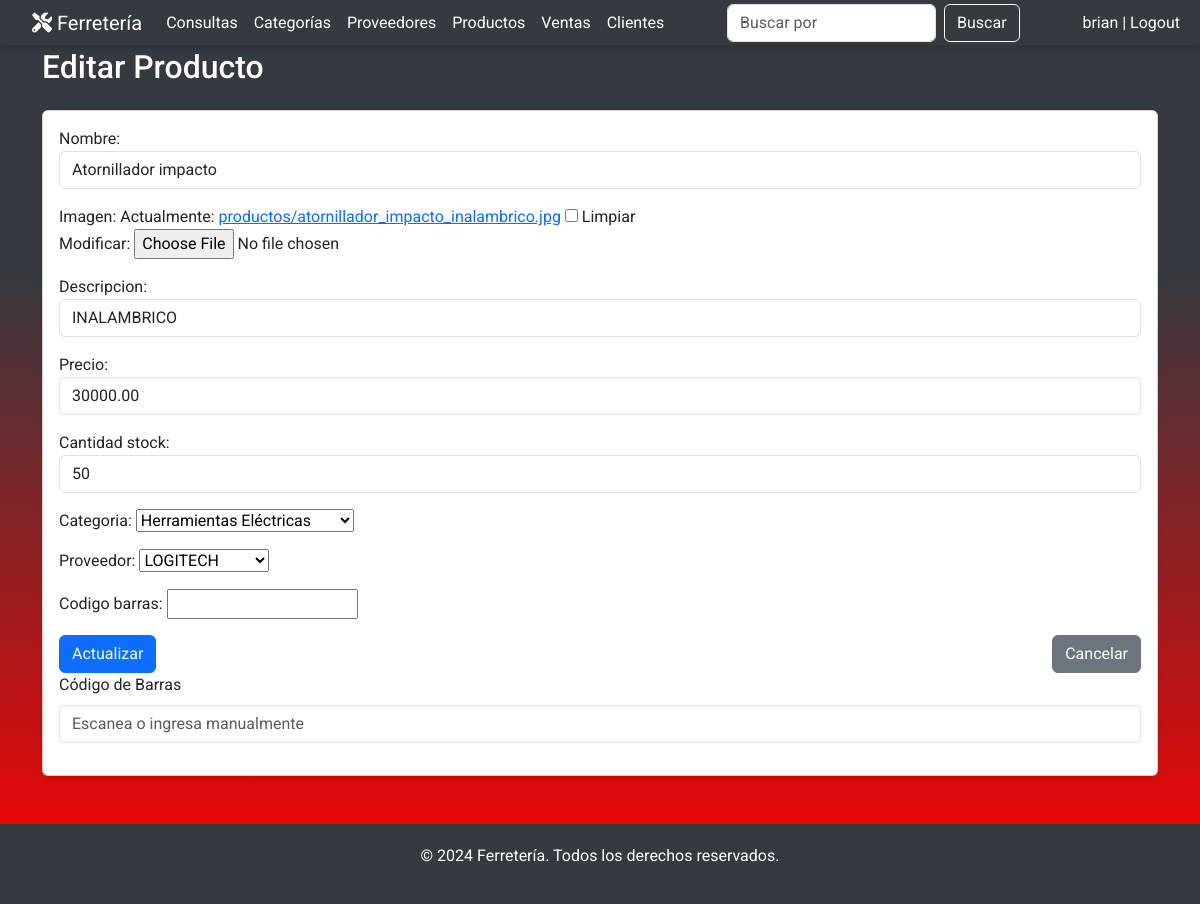
The app's page /productos/editar/80/ (signed in), older data.
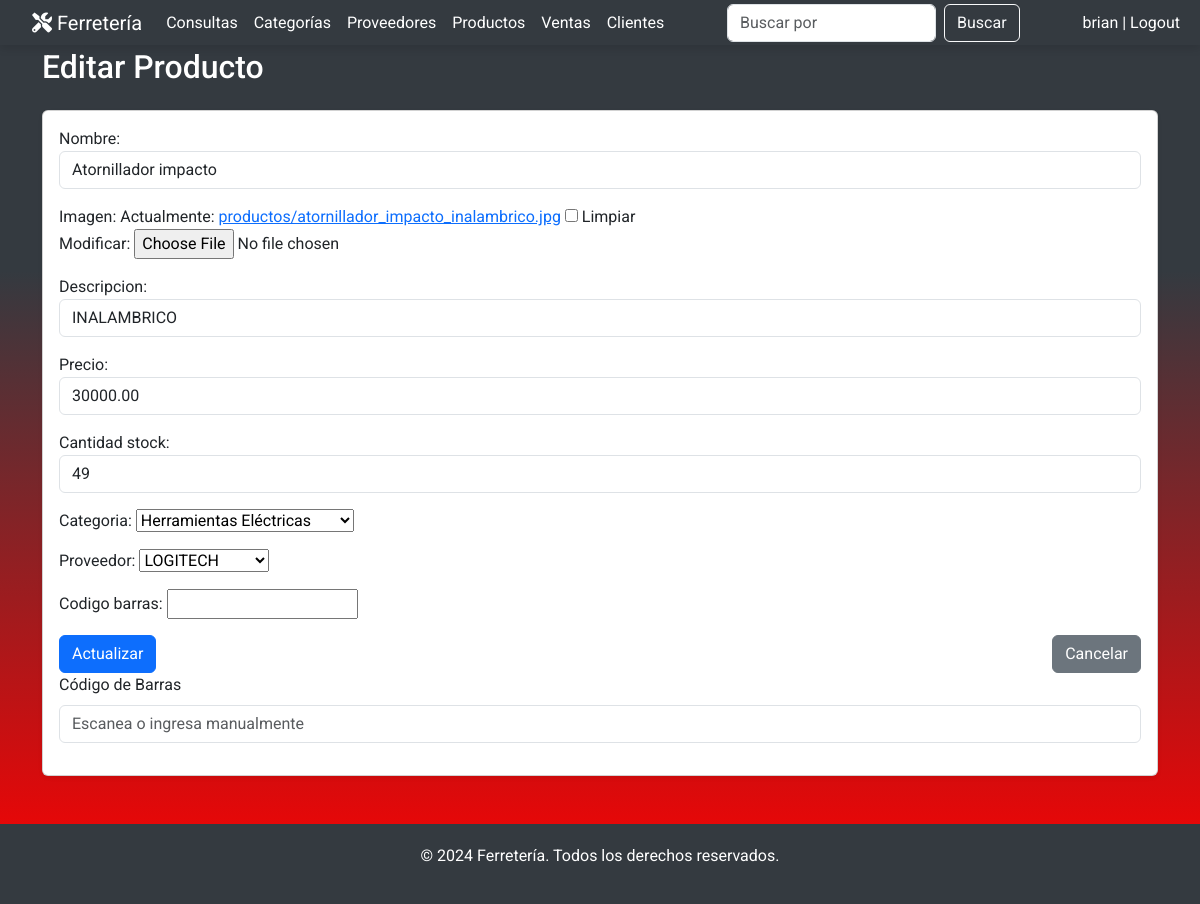
The same page, newer data.
### miAplicacion/models.py (models this page shows, shortened)
class Producto(models.Model):
    nombre = models.CharField(max_length=100)
    descripcion = models.TextField()
    precio = models.DecimalField(max_digits=10, decimal_places=2, default=0.000)
    cantidad_stock = models.PositiveIntegerField()
    categoria = models.ForeignKey('Categoria', on_delete=models.SET_NULL, null=True)
    fecha_creacion = models.DateField(auto_now_add=True)
    fecha_actualizacion = models.DateTimeField(auto_now=True)
    proveedor = models.ForeignKey('Proveedor', on_delete=models.SET_NULL, null=True, blank=True)
    imagen = models.ImageField(upload_to='productos/', default='productos/default.png', blank=True, null=True)
    codigo_barras = models.CharField(max_length=50, null=True, blank=True)
    imagen_codigo_barras = models.ImageField(upload_to='codigos_barras/', blank=True, null=True)

class Categoria(models.Model):
    nombre = models.CharField(max_length=50, unique=True)
    descripcion = models.TextField(blank=True, null=True)
    def __str__(self):
        return self.nombre

### miAplicacion/views.py (the view)
    def wrapper(request, *args, **kwargs):
        if not request.user.is_staff:  # Verificar si el usuario es administrador
            raise PermissionDenied  # Denegar acceso si no es administrador
        return view_func(request, *args, **kwargs)

### miAplicacion/forms.py
class ProductoForm(forms.ModelForm):
    class Meta:
        model = Producto
        fields = ['nombre', 'imagen', 'descripcion', 'precio', 'cantidad_stock', 'categoria', 'proveedor', 'codigo_barras']
        widgets = {
            'nombre': forms.TextInput(attrs={'class': 'form-control'}),
            'descripcion': forms.TextInput(attrs={'class': 'form-control'}),
            'precio': forms.NumberInput(attrs={'class': 'form-control'}),
            'cantidad_stock': forms.NumberInput(attrs={'class': 'form-control'}),
        }
    """
    Formulario para el modelo `Venta`.

    Campos:
    - cliente: Cliente que realiza la compra.
    - medio_de_pago: Medio de pago utilizado para la compra.

    Utiliza selectores personalizados para los campos de cliente y medio de pago.
    """
    """
    Formulario para el modelo `DetalleVenta`.

    Campos:
    - producto: Producto seleccionado para la venta.
    - cantidad: Cantidad de producto vendida.

    Incluye validación personalizada para asegurarse de que la cantidad sea positiva.
    """

### miAplicacion/models.py (called while the page is built)
    def __str__(self):
        return self.nombre

### miAplicacion/templatetags/custom_filters.py (called while the page is built)
@register.filter
def startswith(value, prefix):
    return value.startswith(prefix)

### miAplicacion/templates/productos/productos_form.html (shortened to what this page needs)
{% extends 'base.html' %}
{% block content %}
<div class="container my-5">
    <h2 class="mb-4">{% if form.instance.pk %}Editar{% else %}Crear{% endif %} Producto</h2>
    <div class="card shadow-sm">
        <div class="card-body">
            <form method="post" enctype="multipart/form-data">
                {{ form.as_p }}
                <div class="d-flex justify-content-between">
                    <button type="submit" class="btn btn-primary">
                        {% if form.instance.pk %}Actualizar{% else %}Crear{% endif %}
                    </button>
                    <a href="{% url 'productos_list' %}" class="btn btn-secondary">Cancelar</a>
                </div>
                <div class="mb-3">
                    <label for="codigo_barras" class="form-label">Código de Barras</label>
                    <input type="text" class="form-control" id="codigo_barras" name="codigo_barras" placeholder="Escanea o ingresa manualmente">
                </div>
            </form>
        </div>
    </div>
</div>
{% endblock %}

Row changes from the older to the newer data that the page shows:
changed Producto "INALAMBRICO": cantidad_stock "50" → "49"
